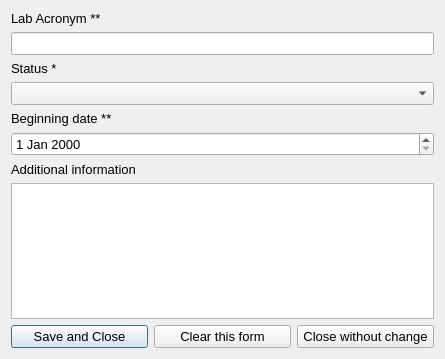
<?xml version="1.0" encoding="UTF-8"?>
<ui version="4.0">
 <class>CurrentLab</class>
 <widget class="QDialog" name="CurrentLab">
  <property name="geometry">
   <rect>
    <x>0</x>
    <y>0</y>
    <width>445</width>
    <height>359</height>
   </rect>
  </property>
  <property name="font">
   <font>
    <pointsize>10</pointsize>
   </font>
  </property>
  <property name="windowTitle">
   <string>Current Lab 1</string>
  </property>
  <layout class="QVBoxLayout" name="verticalLayout">
   <item>
    <widget class="QLabel" name="label_10">
     <property name="font">
      <font>
       <pointsize>10</pointsize>
      </font>
     </property>
     <property name="text">
      <string>Lab Acronym **</string>
     </property>
    </widget>
   </item>
   <item>
    <widget class="QLineEdit" name="c_lab_acronym">
     <property name="font">
      <font>
       <family>MS Sans Serif</family>
       <pointsize>10</pointsize>
      </font>
     </property>
     <property name="toolTip">
      <string>&lt;html&gt;&lt;head/&gt;&lt;body&gt;&lt;p&gt;Experimentalist laboratory acronym&lt;/p&gt;&lt;/body&gt;&lt;/html&gt;</string>
     </property>
    </widget>
   </item>
   <item>
    <widget class="QLabel" name="label">
     <property name="font">
      <font>
       <pointsize>10</pointsize>
      </font>
     </property>
     <property name="text">
      <string>Status *</string>
     </property>
    </widget>
   </item>
   <item>
    <widget class="QComboBox" name="c_status">
     <property name="font">
      <font>
       <family>MS Sans Serif</family>
       <pointsize>10</pointsize>
      </font>
     </property>
     <property name="toolTip">
      <string>&lt;html&gt;&lt;head/&gt;&lt;body&gt;&lt;p&gt;Experimentalist's status in this laboratory&lt;/p&gt;&lt;/body&gt;&lt;/html&gt;</string>
     </property>
    </widget>
   </item>
   <item>
    <widget class="QLabel" name="label_12">
     <property name="font">
      <font>
       <pointsize>10</pointsize>
      </font>
     </property>
     <property name="text">
      <string>Beginning date **</string>
     </property>
    </widget>
   </item>
   <item>
    <widget class="QDateEdit" name="c_begin_date">
     <property name="font">
      <font>
       <family>MS Sans Serif</family>
       <pointsize>10</pointsize>
      </font>
     </property>
     <property name="toolTip">
      <string>&lt;html&gt;&lt;head/&gt;&lt;body&gt;&lt;p&gt;Format: YYYY-MM-DD, beginning date of the experimentalist in this laboratory (&lt;span style=&quot; font-weight:600;&quot;&gt;needed for DOI&lt;/span&gt;)&lt;/p&gt;&lt;/body&gt;&lt;/html&gt;</string>
     </property>
    </widget>
   </item>
   <item>
    <widget class="QLabel" name="label_13">
     <property name="font">
      <font>
       <pointsize>10</pointsize>
      </font>
     </property>
     <property name="text">
      <string>Additional information</string>
     </property>
    </widget>
   </item>
   <item>
    <widget class="QTextEdit" name="c_lab_comment">
     <property name="font">
      <font>
       <family>MS Sans Serif</family>
       <pointsize>10</pointsize>
      </font>
     </property>
     <property name="toolTip">
      <string>&lt;html&gt;&lt;head/&gt;&lt;body&gt;&lt;p&gt;Any additional information on this laboratory&lt;/p&gt;&lt;/body&gt;&lt;/html&gt;</string>
     </property>
    </widget>
   </item>
   <item>
    <layout class="QHBoxLayout" name="horizontalLayout_2">
     <item>
      <widget class="QPushButton" name="buttonBox">
       <property name="text">
        <string>Save and Close</string>
       </property>
      </widget>
     </item>
     <item>
      <widget class="QPushButton" name="clear_btn">
       <property name="text">
        <string>Clear this form</string>
       </property>
      </widget>
     </item>
     <item>
      <widget class="QPushButton" name="cancel_btn">
       <property name="text">
        <string>Close without change</string>
       </property>
      </widget>
     </item>
    </layout>
   </item>
  </layout>
 </widget>
 <resources/>
 <connections/>
</ui>
